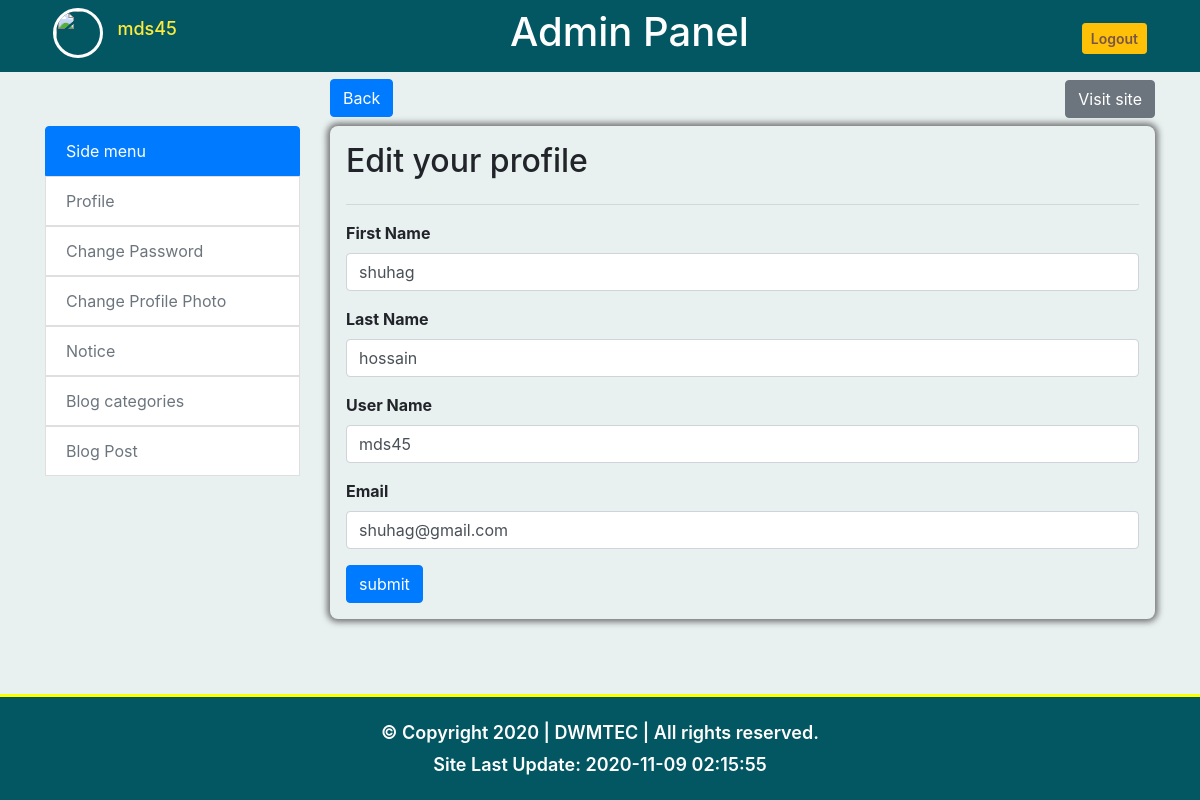
Screenshot of /admin/profile/edit.php (signed in) with the database file from the repository.
### tables this page shows
CREATE TABLE IF NOT EXISTS `dwmtec_user` (
  `id` int(11) NOT NULL AUTO_INCREMENT,
  `fname` varchar(255) NOT NULL,
  `lname` varchar(255) NOT NULL,
  `username` varchar(255) NOT NULL,
  `email` varchar(255) NOT NULL,
  `password` varchar(12) NOT NULL,
  `image` varchar(255) NOT NULL,
  PRIMARY KEY (`id`)
);

### admin/profile/edit.php (the view, shortened to what this page needs)
<?php include('../include/header.php'); ?>
<a href="index.php"><button class="btn btn-primary btn-back">Back </button></a>
<div class="admin-wraper p-3" >
	<h2 style="display: inline-block;">Edit your profile</h2>  <hr>
			<form action="update.php?id=<?php echo $_SESSION['userId']; ?>" method="post" >
			 	<div class="form-group d-block">
				    <label for="fname"><b>First Name</b></label>
				    <input type="text" class="form-control" name="fname"  required="" value="<?php echo $data['fname']; ?>">
				</div>
				<div class="form-group d-block">
				    <label for="lname"><b>Last Name</b></label>
				   <input type="text" name="lname" class="form-control" value="<?php echo $data['lname']; ?>">
				</div>
				<div class="form-group d-block">
				    <label for="username"><b>User Name</b></label>
				   <input type="text" name="username" class="form-control" value="<?php echo $data['username']; ?>">
				</div>
				<div class="form-group d-block">
				    <label for="email"><b>Email</b></label>
				   <input type="email" name="email" class="form-control" value="<?php echo $data['email']; ?>">
				</div>
			  <button type="submit" name="submit" class="btn btn-primary">submit</button>
		</form>
</div>
<?php include("../include/footer.php") ?>

### admin/include/header.php (shortened to what this page needs)
<?php
$url=("http://localhost/dwmtec/admin/");
?>
<?php
$id = $_SESSION['userId'];
$con =connectDB();
$sql = "SELECT * FROM dwmtec_user WHERE id =$id";
$result =mysqli_query($con,$sql);
$data =mysqli_fetch_assoc($result);
?>
<!DOCTYPE html>
<html lang="en">
<head>
	<link rel="stylesheet" href="<?php echo $url; ?>css/bootstrap.min.css">
	<link rel="stylesheet" href="<?php echo $url; ?>css/style.css">
	<link rel="stylesheet" href="<?php echo $url; ?>css/responsive.css">
</head>
<body>
	<header>
		<div class="fuild-wraper" style="background: #035762;">
			<div class="container">
				<div class=" clearfix">
					<div class="admin-header text-center p-2">
						<div class="profile" style="display: inline-block; float: left;">
							<img src="<?php echo $url; ?><?php echo $data['image']; ?>"
							 style="width:50px;height:50px;border-radius: 100%;border: 3px solid white;">
								<a id="profileHov" href="<?php echo $url; ?>profile">
									<h3  style="display: inline-block;margin-left: 10px;color:#ffeb3b; vertical-align: middle;font-size: 18px;">
									<?php
										echo  $data['username'];
									 ?>
								 	</h3>
								</a>
						</div>
						<h2 style="color:white; display: inline-block;vertical-align: middle;font-size: 40px;">Admin Panel</h2>
						<div class="logout float-right d-inline-block" style="vertical-align: middle;margin-top: 15px;">
							<a href="<?php echo $url; ?>logout.php"><button class="btn btn-warning btn-sm" style="color: #795548; font-weight: 600;">Logout</button></a>
						</div>
					</div>
				</div>
		</div>
	</div>
	<div class="container">
		<div class="row clearfix" >
			<div class="col-md-12 text-right mt-2">
			    <a href="<?php echo $url; ?>../index.php" target="blank"><button class="btn btn-secondary mb-2">Visit site</button></a>
			</div>
		</div>
	</div>
	<div class="side-manu">
		<div class="container">
			<div class="row clearfix">
				<div class="col-md-3 mb-5" >
					<div class="list-group">
						<button type="button" class="list-group-item list-group-item-action active">
						 Side menu
						</button>
						<a href="<?php echo $url; ?>profile"><button type="button" class="list-group-item
						    list-group-item-action" disabled>Profile</button ></a>
						<a href="<?php echo $url; ?>password-recover.php"><button type="button" class="list-group-item
						    list-group-item-action" disabled>Change Password</button ></a>
						<a href="<?php echo $url; ?>profile/profile-photo.php"><button type="button" class="list-group-item
						    list-group-item-action" disabled>Change Profile Photo </button ></a>
						<a href="<?php echo $url; ?>Notice"><button type="button" class="list-group-item
							list-group-item-action" disabled>Notice</button ></a>
						<a href="<?php echo $url; ?>post-category/index.php"><button type="button" class="list-group-item
							list-group-item-action" disabled>Blog categories</button></a>
						<a href="<?php echo $url; ?>post/index.php"><button type="button" class="list-group-item
							list-group-item-action" disabled>Blog Post</button></a>
					</div>
				</div>
				<div class="col-md-9">

### admin/css/style.css (style rules this page uses)
body { background:#03596217; }
header { min-height: calc(100vh - 106px); }
.admin-wraper { box-shadow: 0 0 6px 3px #747474; border-radius: 8px; }
.btn-back { position: absolute; top: -47px; }

### rows the page displays
dwmtec_user: username "mds45", fname "shuhag", lname "hossain", email "shuhag@gmail.com"
